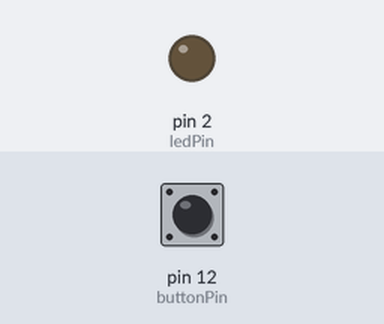
Bench run of a sketch on a simulated Arduino Uno, built with avr-gcc and run on an emulated ATmega328P. Parts: output pins drawn as LEDs (lit = HIGH). The inputs (shaded band) are chosen by the test bench; at power-on: pin 12 (buttonPin) LOW.

Above: at 1.2 s.
1.3 s: pin 12 (buttonPin) pulled HIGH for 0.15 s
At 1.7 s:
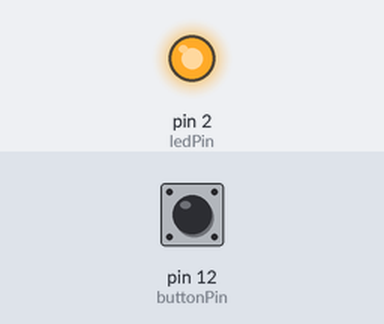
2.9 s: pin 12 (buttonPin) pulled HIGH for 1 s
At 4.1 s:
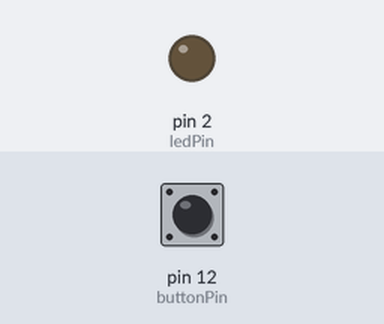
5.4 s: pin 12 (buttonPin) pulled HIGH for 3.2 s
At 6.0 s:
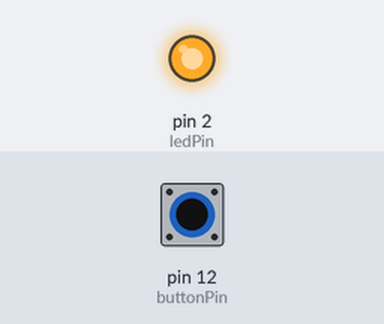
Timing chart, 0 to 8.4 s (numbered marks = the images above; inputs shaded):
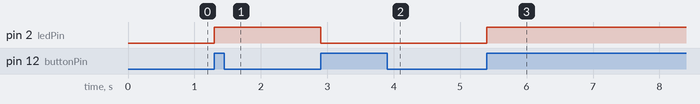

Measured:
- after the input at 1.3 s, pin 2 (ledPin): LOW → HIGH at once
- after the input at 2.9 s, pin 2 (ledPin): HIGH → LOW at once
- after the input at 5.4 s, pin 2 (ledPin): LOW → HIGH at once

The sketch:

sketch_mar3a.ino
```cpp
int ledState = 0;
int ledPin = 2;
int buttonPin = 12;
int buttonNew;
int buttonOld = 1;
int myDelay = 100;

void setup() {
  Serial.begin(9600);
  pinMode(ledPin, OUTPUT);
  pinMode(buttonPin, INPUT);
}

void loop() {
  buttonNew = digitalRead(buttonPin);
  if (buttonOld == 0 && buttonNew == 1) {
    if (ledState == 0) {
      digitalWrite(ledPin, HIGH);
      ledState = 1;
    } else {
      digitalWrite(ledPin, LOW);
      ledState = 0;
    }
  }
  buttonOld = buttonNew;
  delay(myDelay);
}
```
